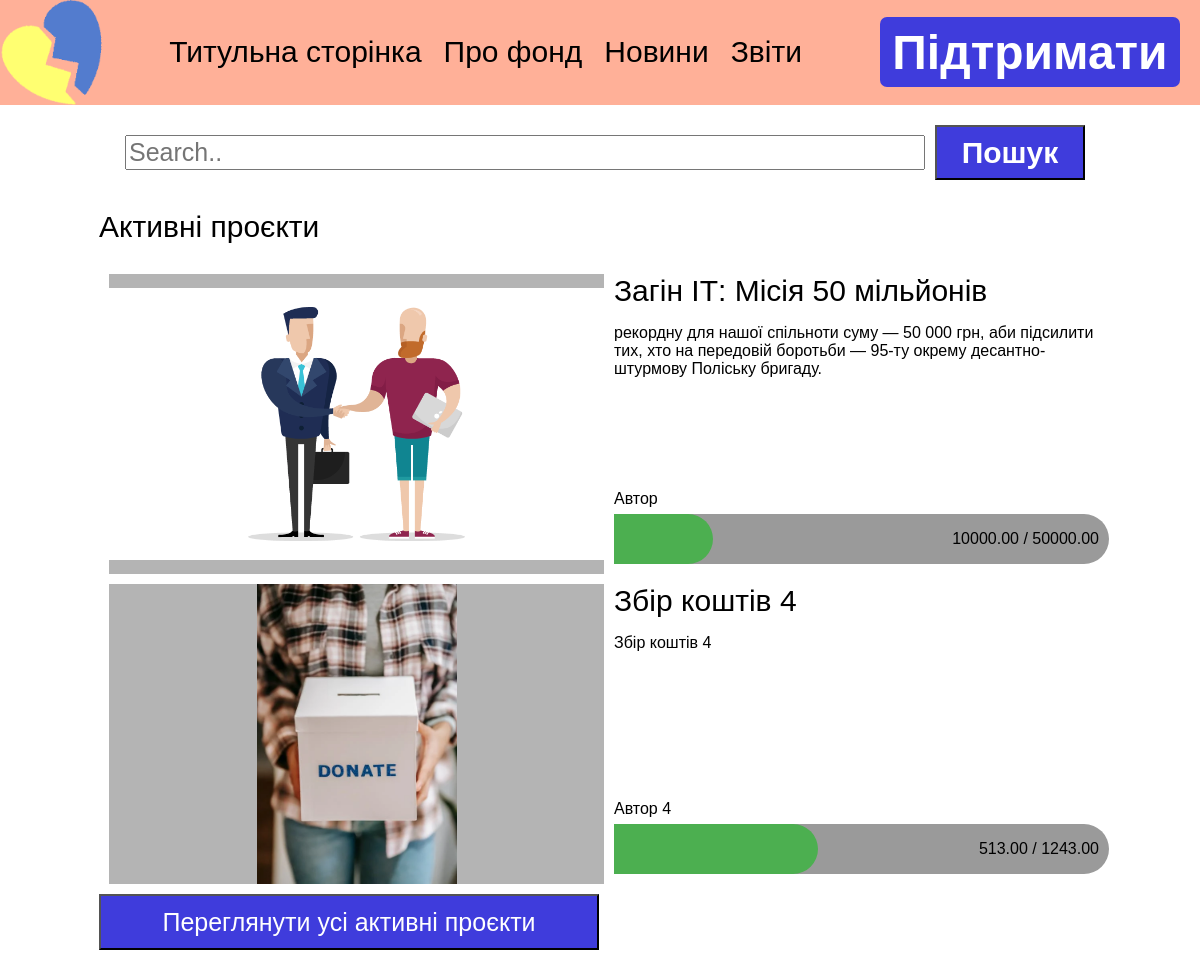
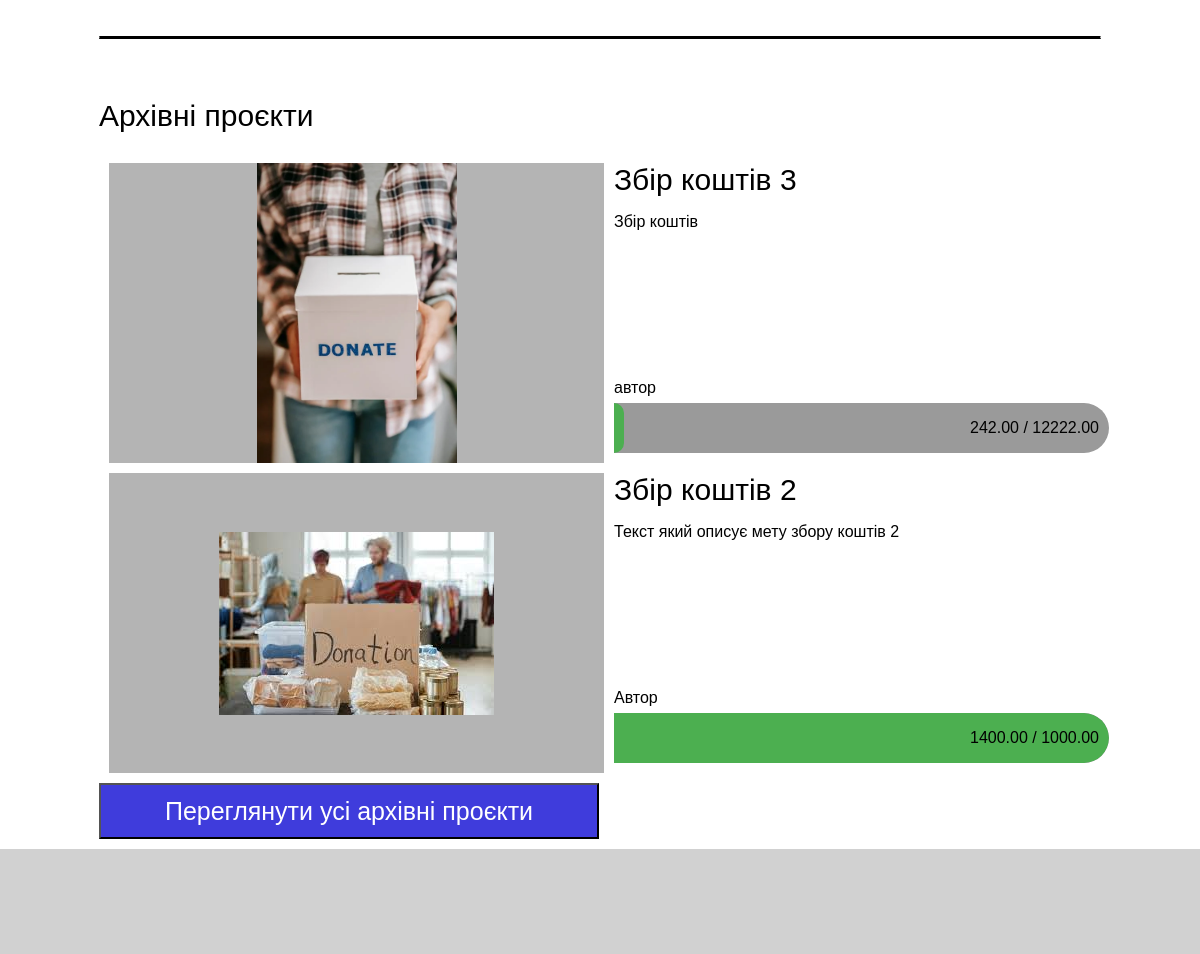
/projects/, run on the app's committed database (2 pictures, top to bottom).
### UAFOND/models.py (models this page shows)
class Projects(models.Model):
    id = models.AutoField(primary_key=True)
    title = models.CharField(max_length=100, null=False, blank=False)
    author = models.CharField(max_length=100, null=False, blank=False)
    text = models.TextField()
    img = models.ImageField(upload_to='projects/')
    req_money = models.DecimalField(max_digits=20, decimal_places=2, null=False)
    coll_money = models.DecimalField(max_digits=20, decimal_places=2, null=False)
    active = models.BooleanField(default=True, null=False)

### UAFOND/views.py (the view)
# urls.py: path('projects/', views.projects, name='projects'),
def projects(request):
    projects = Projects.objects.all().order_by("-id")
    return render(request, 'projects.html', {'projects': projects})

### templates/projects.html (shortened to what this page needs)
<html lang="uk-UA">
<head>
    {% load static %}
</head>
<body>
    <div id="highbar">
        <img src = "{% static 'label.png' %}">
        <ul>
            <li><a href="{% url 'main' %}">Титульна сторінка</a></li>
            <li><a href="{% url 'about' %}">Про фонд</a></li>
            <li><a href="{% url 'news' %}">Новини</a></li>
            <li><a href="{% url 'report' %}">Звіти</a></li>
        </ul>
        <button onclick="window.location.href='{% url 'support' %}'">Підтримати</button>
    </div>
    {%block content%}
    <div id = "searchbar_field">
        <input id="searchbar" type="text" placeholder="Search..">
        <button id="search">Пошук</button>
    </div>
    <div id="proj_space">
        <div id="active_projects">
            <p class="title"> Активні проєкти <p>
            {%for project in projects|slice:":3" %}
                {%if project.active%}
                    <div class="project">
                        <div class="proj_img">
                            <img src="{{ MEDIA_URL }}{{ project.img.url }}" alt="Image">
                        </div>
                        <div class = "infoblock">
                            <div class="proj_textblock">
                                <a class="title" href="{% url 'proj' project.id %}">{{project.title}}</a>
                                <p class="text">{{project.text}}</p>
                                <p class="author">{{project.author}}</p>
                            </div>
                            <div class="proj_moneybar" data-coll-money="{{ project.coll_money }}" data-req-money="{{ project.req_money }}">
                                <div class="fulled_bar">
                                </div>
                                <p class="money">{{ project.coll_money }} / {{ project.req_money }}</p>
                            </div>
                        </div>
                    </div>
                {%endif%}
            {% endfor %}
            <button class="more_button" id="act_only" onclick="window.location.href='{% url 'act_projects' %}'">Переглянути усі активні проєкти</button>
        </div>
        <hr>
        <div id="arhived_projects">
            <p class="title"> Архівні проєкти <p>
            {%for project in projects|slice:":4"%}
                {%if not project.active%}
                    <div class="project">
                        <div class="proj_img">
                            <img src="{{ MEDIA_URL }}{{ project.img.url }}" alt="Image">
                        </div>
                        <div class = "infoblock">
                            <div class="proj_textblock">
                                <a class="title" href="{% url 'proj' project.id %}">{{project.title}}</a>
                                <p class="text">{{project.text}}</p>
                                <p class="author">{{project.author}}</p>
                            </div>
                            <div class="proj_moneybar" data-coll-money="{{ project.coll_money }}" data-req-money="{{ project.req_money }}">
                                <div class="fulled_bar">
                                </div>
                                <p class="money">{{ project.coll_money }} / {{ project.req_money }}</p>
                            </div>
                        </div>
                    </div>
                {%endif%}
            {% endfor %}
            <button class="more_button" id="acrch_only" onclick="window.location.href='{% url 'arch_projects' %}'">Переглянути усі архівні проєкти</button>
        </div>
    </div>
    {% endblock %}
    <div id="lowbar">
    </div>
    <link rel="stylesheet" type="text/css" href="{% static 'projects.css' %}">
</body>
</html>

### static/projects.css (style rules this page uses)
html, body { margin: 0; padding: 0; min-width: 1100px; }
#highbar { background-color: #FFB098; position: relative; top: 0px; left: 0%; right: 0%; margin: 0; padding: 0; height: 105px; display: flex; justify-content: space-between; }
#highbar ul { list-style-type: none; margin-top: 35px; padding: 0; display: inline-block; }
#highbar ul li { font-family: 'MyCustomFont', sans-serif; display: inline-block; font-size: 30px; white-space: nowrap; margin-right: 50px; margin-left: 50px; }
#highbar ul li a { color: inherit; text-decoration: none; }
@media screen and (max-width: 1440px) { #highbar ul li { margin-right: 9px; margin-left: 9px; } }
#highbar button { float: right; font-family: 'MyCustomFont', sans-serif; margin: 17px; margin-right: 20px; height: 70px; width: 300px; border-radius: 7px; border-width: 0px; font-size: 48px; background-color: #3F3CDC; font-weight: bold; color: #FFFFFF; cursor: pointer; }
#searchbar_field { display: flex; justify-content: center; width: 100%; margin-top: 20px; height: auto; }
#searchbar { font-family: 'MyCustomFont', sans-serif; font-size: 25px; width: 800px; margin: 10px; }
#search { width: 150px; font-family: 'MyCustomFont', sans-serif; background-color: #3F3CDC; font-size: 30px; font-weight: bold; color: #FFFFFF; cursor: pointer; }
#proj_space { display: grid; justify-content: center; width: 100%; margin-bottom: 105px; }
#active_projects { width: 1000px; justify-content: center; }
#arhived_projects { width: 1000px; justify-content: center; }
.more_button { font-family: 'MyCustomFont', sans-serif; height: 56px; width: 500px; background-color: #3F3CDC; color: #FFFFFF; font-size: 25px; margin-bottom: 10px; cursor: pointer; }
.project { display: flex; position: relative; width: 100%; height: 300px; margin: 10px; font-family: 'MyCustomFont', sans-serif; }
.proj_img { width: 500px; height: 300px; background-color: rgb(180, 180, 180); display: flex; justify-content: center; align-items: center; }
.proj_img img { max-width: 100%; max-height: 100%; }
.infoblock { display: flex; flex-direction: column; position: relative; width: 500px; height: 100%; margin-left: 10px; }
.proj_textblock { display: flex; flex-direction: column; position: relative; width: 100%; height: 250px; }
.title { font-family: 'MyCustomFont', sans-serif; font-size: 30px; white-space: nowrap; overflow: hidden; text-overflow: ellipsis; width: 100%; box-sizing: border-box; color: inherit; text-decoration: none; }
.text { position: relative; flex: 1; word-wrap: break-word; overflow-wrap: break-word; overflow: hidden; }
.author { position: relative; white-space: nowrap; box-sizing: border-box; }
.proj_moneybar { position: absolute; height: 50px; bottom: 10px; width: 100%; background-color: rgb(154, 154, 154); border-radius: 0 30px 30px 0; overflow: hidden; }
.fulled_bar { position: absolute; height: 100%; background-color: rgb(76, 175, 80); border-radius: 0 30px 30px 0; }
.proj_moneybar.full .fulled_bar { border-radius: 0 30px 30px 0; }
.money { position: absolute; display: flex; right: 10px; white-space: nowrap; box-sizing: border-box; }
#proj_space hr { border-top: 1px solid black; border-bottom: 2px solid black; width: 1000px; margin-top: 30px; margin-bottom: 30px; }
#lowbar { position: fixed; background-color: rgb(209, 209, 209); bottom: 0px; left: 0%; right: 0%; margin-top: 0; padding: 0; height: 105px; width: 100xp; display: flex; justify-content: space-between; clear: both; }

### data on the page
Projects: img (picture), title "Загін ІТ: Місія 50 мільйонів", text "рекордну для нашої спільноти суму — 50 000 грн, аби підсилити тих, хто на передовій боротьби — 95-ту окрему десантно-штурмову Поліську бригаду.", author "Автор", coll_money "10000.00", req_money "50000.00"
Projects: img (picture), title "Збір коштів 4", text "Збір коштів 4", author "Автор 4", coll_money "513.00", req_money "1243.00"
Projects: img (picture), title "Збір коштів 3", text "Збір коштів", author "автор", coll_money "242.00", req_money "12222.00"
Projects: img (picture), title "Збір коштів 2", text "Текст який описує мету збору коштів 2", author "Автор", coll_money "1400.00", req_money "1000.00"
